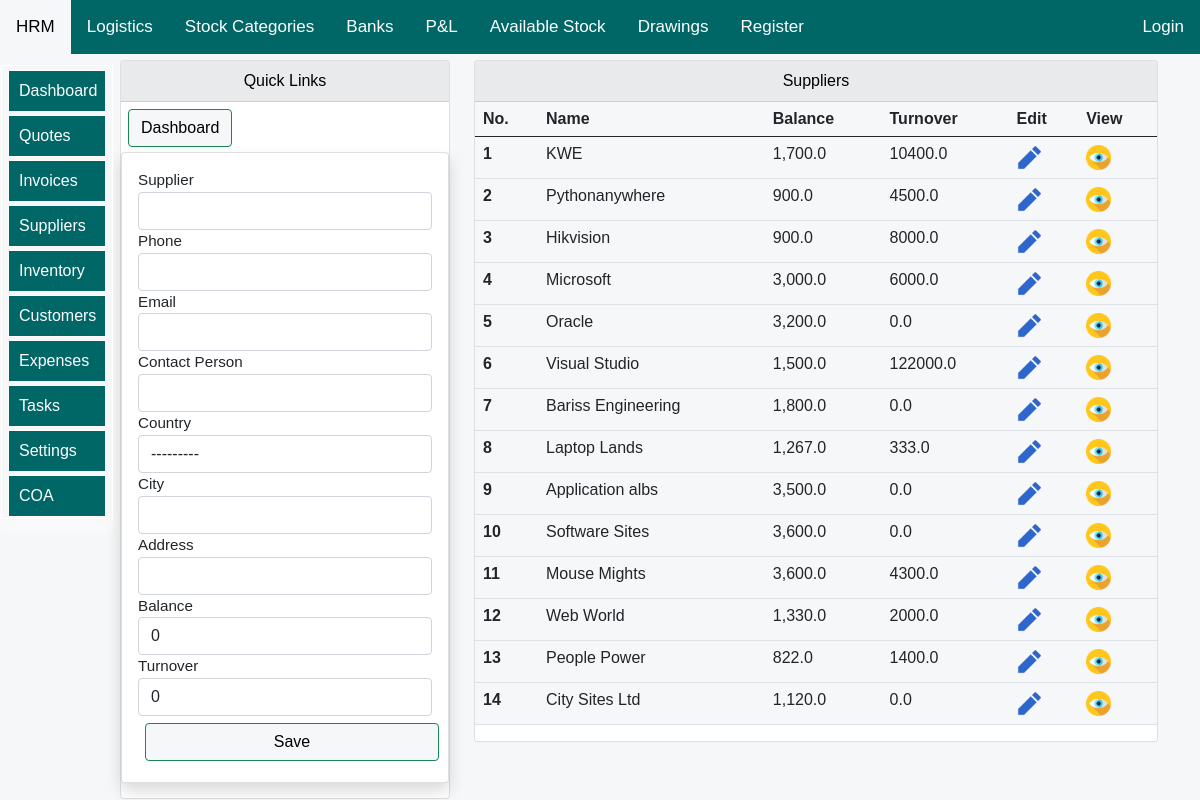
The app's page /Allifmaal-Suppliers/ with its own data.
### allifmaalapp/models.py (models this page shows)
class AllifmaalSuppliersModel(models.Model):
    Country = [
    ('Somalia', 'Somalia'),
     ('Somaliland', 'Somaliland'),
    ('Kenya', 'Kenya'),
     ('Other', 'Other'),
    ]
    name = models.CharField(null=True, blank=True, max_length=20)
    phone = models.CharField(null=True, blank=True, max_length=30)
    email= models.CharField(null=True, blank=True, max_length=100)
    country = models.CharField(choices=Country, blank=True, max_length=30)
    city= models.CharField(null=True, blank=True, max_length=30)
    address = models.CharField(null=True, blank=True, max_length=30)
    balance=models.DecimalField(max_digits=10,blank=False,null=True,decimal_places=1,default=0)
    turnover=models.DecimalField(max_digits=10,blank=False,null=True,decimal_places=1,default=0)
    contact = models.CharField(null=True, blank=True, max_length=30)
    def __str__(self):
        return '{}'.format(self.name)

### allifmaalapp/views.py (the view)
# urls.py: path('Allifmaal-Suppliers/', views.allifmaal_suppliers, name="allifmaal_suppliers"),
def allifmaal_suppliers(request):
    title="Allifmaal Suppliers"
    suppliers=AllifmaalSuppliersModel.objects.all()
    print(suppliers)
    form=AddAllifmaalSupplierForm()
    if request.method == 'POST':
        form=AddAllifmaalSupplierForm(request.POST, request.FILES)
        if form.is_valid():
            form.save()
            return redirect('allifmaalapp:allifmaal_suppliers')
    else:
        form=AddAllifmaalSupplierForm()
    context={
        "form":form,
        "title":title,
        "suppliers":suppliers,
    }
    return render(request,'allifmaalapp/suppliers/allifmaal-suppliers.html',context)

### allifmaalapp/forms.py
class AddAllifmaalSupplierForm(forms.ModelForm):
    class Meta:
        model = AllifmaalSuppliersModel
        fields = ['name','phone','email','country', 'city','address','contact','balance','turnover']
        widgets={
            'name':forms.TextInput(attrs={'class':'form-control','placeholder':''}),
            'phone':forms.TextInput(attrs={'class':'form-control','placeholder':''}),
            'email':forms.TextInput(attrs={'class':'form-control','placeholder':''}),
            'city':forms.TextInput(attrs={'class':'form-control','placeholder':''}),
            'address':forms.TextInput(attrs={'class':'form-control','placeholder':''}),
            'contact':forms.TextInput(attrs={'class':'form-control','placeholder':''}),
            'country':forms.Select(attrs={'class':'form-control'}),
            'balance':forms.TextInput(attrs={'class':'form-control'}),
            'turnover':forms.TextInput(attrs={'class':'form-control'}),
        }

### allifmaalapp/templates/allifmaalapp/suppliers/allifmaal-suppliers.html (shortened to what this page needs)
{% extends 'allifmaalapp/bases/allifbase.html'%}
{% load static %}
{% load humanize %}
{% load crispy_forms_tags %}
{% block style %}
<link href="{% static 'css/bootstrap.min.css' %}" rel="stylesheet">
<link rel="stylesheet" href="https://use.fontawesome.com/releases/v5.15.2/css/all.css"
>
   {%endblock%}
   {% block body %}
<div class="container">
    <div class="row mt-12" >
        <div class="col-md-4">
            <div class="card">
                <div id="allif-section-headers" class="card-header ">
                   Quick Links
            </div>
              <div >
            <a  href="{% url 'allifmaalapp:allifmaalmaindashboard' %}">
            <button id="allif-link-buttons" type="button" class="btn btn-success mybuttonlinks" >
            Dashboard</button></a>
            </div>
<div class="col-md-12">
      <div class="col-md-12">
        <form method='POST' action=''>{% csrf_token %}
          <div class="card my-card shadow text-left p-3">
          <label>Supplier</label> {{form.name}}
          <label>Phone</label>{{form.phone}}
          <label>Email</label>{{form.email}}
          <label>Contact Person</label>{{form.contact}}
          <label>Country</label>{{form.country}}
          <label>City</label>{{form.city}}
          <label>Address</label>{{form.address}}
          <label>Balance</label>{{form.balance}}
          <label>Turnover</label>{{form.turnover}}
          <input type="submit" value='Save' id="allif-link-buttons" class="btn btn-success mybuttonlinks" style="width:100%;">
          </div>
        </form>
      </div>
</div>
            </div>
        </div>
    <div class="col-md-8">
        <div class="card">
            <div id="allif-section-headers" class="card-header">
            Suppliers
            </div>
            <div class="col-md-12">
            <table class="table">
            <thead>
            <tr>
            <th>No.</th>
            <th>Name</th>
            <th>Balance</th>
            <th>Turnover</th>
            <th>Edit</th>
            <th>View</th>
            </tr>
        </thead>
        <tbody>
          {% for supplier in suppliers %}
          <tr>
              <th scope="row">{{forloop.counter}}</th>
              <td>{{supplier.name}} </td>
              <td>{{supplier.balance|intcomma}}</td>
              <td>{{supplier.turnover}}</td>
              <td>
                  <a href="{% url 'allifmaalapp:update_allifmaal_supplier' supplier.id %}">
                    <img src="{% static 'images/edit.png'%}" width="25">
                  </a>
              </td>
              <td>
                <a href="{% url 'allifmaalapp:show_allifmaal_supplier_details' supplier.id %}">
                  <img src="{% static 'images/view.png'%}" width="25">
                </a>
            </td>
          </tr>
          {% endfor %}
          </tbody>
          </table>
            </div>
        </div></div></div>
</div>
   {% endblock %}

### allifmaalapp/templates/allifmaalapp/suppliers/allifmaal-suppliers.html (style rules this page uses)
body { font-size: 2rem; opacity: 1; position:sticky; overflow: auto; text-align: left; max-width: 100%; background-color: #F6F7F8; margin: auto; padding: auto; }
.container { background-color: #F6F7F8; }
table { background-color: #F6F7F8; }
.mybuttonlinks { margin-top: 7px; margin-left: 7px; margin-bottom: 5px; }
#allif-section-headers { background-color: #e9eaec; color: black; font-size: 16px; text-align: center; }
#allif-link-buttons { background-color: #F6F7F8; color: black; }
a:link { text-decoration: none; }
@media screen and (min-width:1000px) and (max-width:2000px) { .container { margin-top: 10px; display: block; font-size: 0.95rem; margin-left:auto ; margin-right: auto; margin: auto; padding-left: 90px; } }

### allifmaalapp/templates/allifmaalapp/bases/topnavbar.html (style rules this page uses)
body { margin: 0; font-family: Arial, Helvetica, sans-serif; }

### allifmaalapp/templates/allifmaalapp/bases/sidenavbar.html (style rules this page uses)
:root { --sidebar_font_size:1.0rem; }

### records on screen
AllifmaalSuppliersModel: name "KWE", balance "1,700.0", turnover "10400.0"
AllifmaalSuppliersModel: name "Pythonanywhere", balance "900.0", turnover "4500.0"
AllifmaalSuppliersModel: name "Hikvision", balance "900.0", turnover "8000.0"
AllifmaalSuppliersModel: name "Microsoft", balance "3,000.0", turnover "6000.0"
AllifmaalSuppliersModel: name "Oracle", balance "3,200.0", turnover "0.0"
AllifmaalSuppliersModel: name "Visual Studio", balance "1,500.0", turnover "122000.0"
AllifmaalSuppliersModel: name "Bariss Engineering", balance "1,800.0", turnover "0.0"
AllifmaalSuppliersModel: name "Laptop Lands", balance "1,267.0", turnover "333.0"
AllifmaalSuppliersModel: name "Application albs", balance "3,500.0", turnover "0.0"
AllifmaalSuppliersModel: name "Software Sites", balance "3,600.0", turnover "0.0"
AllifmaalSuppliersModel: name "Mouse Mights", balance "3,600.0", turnover "4300.0"
AllifmaalSuppliersModel: name "Web World", balance "1,330.0", turnover "2000.0"
AllifmaalSuppliersModel: name "People Power", balance "822.0", turnover "1400.0"
AllifmaalSuppliersModel: name "City Sites Ltd", balance "1,120.0", turnover "0.0"
